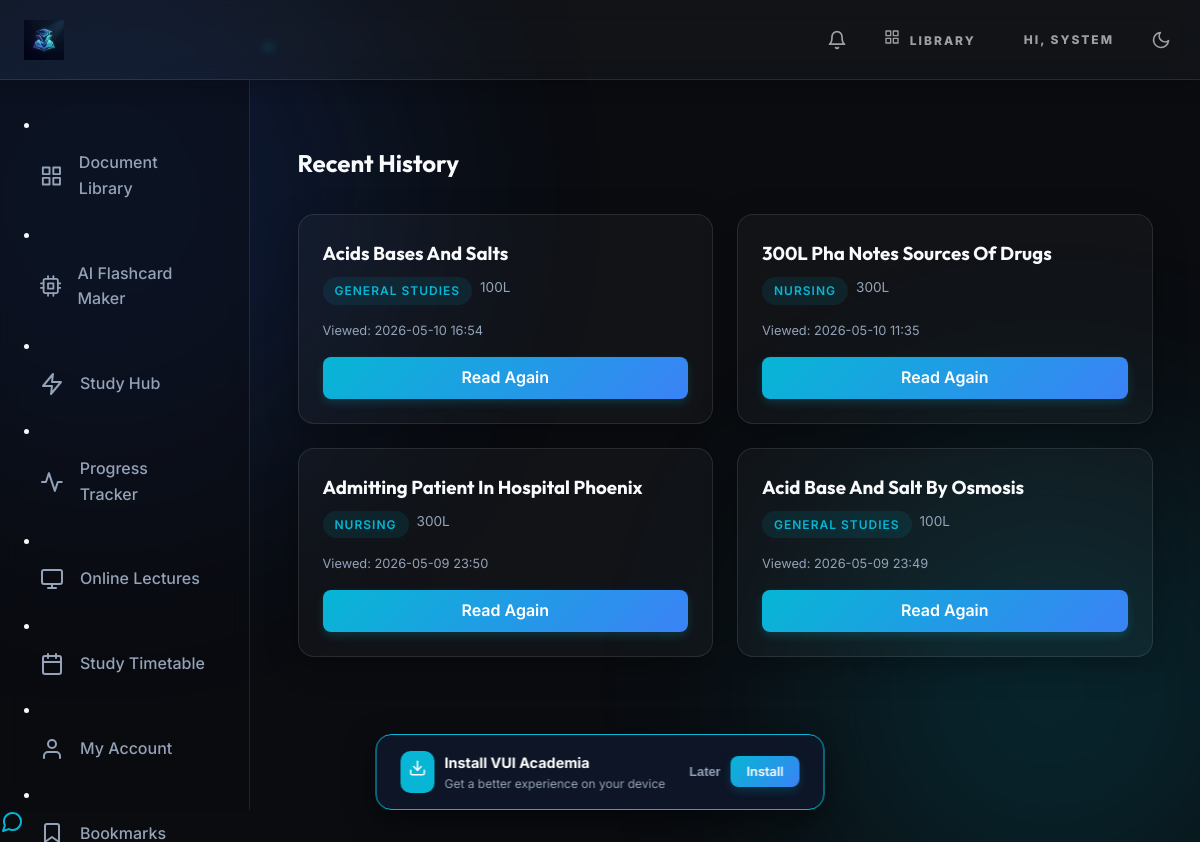
Page /recent (signed in) on the committed database.
### models.py (models this page shows, shortened)
class User(UserMixin, db.Model):
    id = db.Column(db.Integer, primary_key=True)
    full_name = db.Column(db.String(150), nullable=False)
    matric_number = db.Column(db.String(50), unique=True, nullable=False)
    email = db.Column(db.String(150), unique=True, nullable=True)
    password_hash = db.Column(db.String(256), nullable=False)
    profile_picture = db.Column(db.String(255), default='default.png')
    is_admin = db.Column(db.Boolean, default=False)
    department = db.Column(db.String(100), nullable=True)
    trial_start_date = db.Column(db.DateTime, default=datetime.utcnow)
    subscription_status = db.Column(db.String(50), default='trial') # 'trial', 'expired', 'active'
    streak_days = db.Column(db.Integer, default=0)
    role = db.Column(db.String(20), default='student') # 'student', 'lecturer', 'admin'
    security_question = db.Column(db.String(255), nullable=True)
    security_answer = db.Column(db.String(255), nullable=True)
    bookmarks = db.relationship('Bookmark', backref='user', lazy=True)
    flashcard_decks = db.relationship('FlashcardDeck', backref='author', lazy=True)
    registered_courses = db.relationship('UserCourse', backref='user', lazy=True)
    timetable_entries = db.relationship('TimetableEntry', backref='user', lazy=True)
    notifications = db.relationship('Notification', backref='user', lazy=True)

class Document(db.Model):
    id = db.Column(db.Integer, primary_key=True)
    title = db.Column(db.String(255), nullable=False)
    filename = db.Column(db.String(255), nullable=False)
    department = db.Column(db.String(100), nullable=False)
    level = db.Column(db.Integer, nullable=False)
    uploader_id = db.Column(db.Integer, db.ForeignKey('user.id'), nullable=True)
    upload_date = db.Column(db.DateTime, default=datetime.utcnow)
    bookmarks = db.relationship('Bookmark', backref='document', lazy=True)
    reviews = db.relationship('Review', backref='document', lazy=True, cascade="all, delete-orphan")

class RecentView(db.Model):
    id = db.Column(db.Integer, primary_key=True)
    user_id = db.Column(db.Integer, db.ForeignKey('user.id'), nullable=False)
    document_id = db.Column(db.Integer, db.ForeignKey('document.id'), nullable=False)
    viewed_at = db.Column(db.DateTime, default=datetime.utcnow)
    time_spent = db.Column(db.Integer, default=0) # in seconds
    document = db.relationship('Document', backref='recent_views', lazy=True)

### app.py (the view)
@app.route('/recent')
@login_required
def recent_history():
    recent_views = RecentView.query.filter_by(user_id=current_user.id).order_by(RecentView.viewed_at.desc()).all()
    return render_template('recent.html', recent_views=recent_views)

### app.py (called while the page is built)
@login_manager.user_loader
def load_user(user_id):
    return User.query.get(int(user_id))

@app.context_processor
def inject_notifications():
    if current_user.is_authenticated:
        individual = Notification.query.filter_by(user_id=current_user.id).all()
        user_subjects = [c.subject for c in current_user.registered_courses]
        general = Notification.query.filter(Notification.course_subject.in_(user_subjects)).all()
        all_notifs = sorted(individual + general, key=lambda x: x.created_at, reverse=True)
        unread_count = len([n for n in individual if not n.is_read]) # General are always "new" for display
        return dict(all_notifs=all_notifs, unread_count=unread_count)
    return dict(all_notifs=[], unread_count=0)

@app.context_processor
def inject_app_reviews():
    if current_user.is_authenticated:
        app_reviews_list = AppReview.query.order_by(AppReview.created_at.desc()).all()
        avg_app_rating = 0
        if app_reviews_list:
            avg_app_rating = sum(r.rating for r in app_reviews_list) / len(app_reviews_list)
        avg_app_rating = round(avg_app_rating, 1)
        user_app_review = AppReview.query.filter_by(user_id=current_user.id).first()
        return dict(app_reviews=app_reviews_list, avg_app_rating=avg_app_rating, user_app_review=user_app_review)
    return dict(app_reviews=[], avg_app_rating=0, user_app_review=None)

### templates/recent.html (shortened to what this page needs)
{% extends "base.html" %}
{% block content %}
<div class="container scale-up">
    <div style="display: flex; justify-content: space-between; align-items: center; margin-bottom: 2rem;">
        <h2>Recent History</h2>
    </div>
    {% if recent_views %}
    <div class="document-grid" style="display: grid; grid-template-columns: repeat(auto-fill, minmax(300px, 1fr)); gap: 1.5rem;">
        {% for rv in recent_views %}
            {% set doc = rv.document %}
            <div class="document-card glass-panel" style="padding: 1.5rem; display: flex; flex-direction: column; justify-content: space-between;">
                <div>
                    <h3 style="margin-bottom: 0.5rem;">{{ doc.title }}</h3>
                    <div style="display: flex; gap: 0.5rem; margin-bottom: 1rem; font-size: 0.85rem;">
                        <span class="doc-badge">{{ doc.department }}</span>
                        <span style="color: var(--text-muted);">{{ doc.level }}L</span>
                    </div>
                    <div style="font-size: 0.8rem; color: var(--text-muted); margin-bottom: 1rem;">
                        Viewed: {{ rv.viewed_at.strftime('%Y-%m-%d %H:%M') }}
                    </div>
                </div>
                <div style="display: flex; gap: 0.5rem; flex-wrap: wrap;">
                    <a href="{{ url_for('view_document', doc_id=doc.id) }}" class="btn btn-primary" style="flex: 1; text-align: center; padding: 0.5rem;">Read Again</a>
                </div>
            </div>
        {% endfor %}
    </div>
    {% endif %}
</div>
{% endblock %}

### templates/base.html (shortened to what this page needs)
<!DOCTYPE html>
<html lang="en">
<head>
    <link rel="stylesheet" href="{{ url_for('static', filename='css/index.css') }}">
</head>
<body>
    <header class="header">
        <div class="header-cover">
            <a href="{{ url_for('index') }}" class="brand">
                <img src="{{ url_for('static', filename='img/logo.png') }}" alt="VUI Logo">
                <span class="brand-text">VUI ACADEMIA<span class="brand-dot">.</span></span>
            </a>
            <div class="header-actions">
                {% if current_user.is_authenticated %}
                    <button onclick="document.getElementById('notif-modal').style.display='flex'" class="icon-btn" style="position: relative;">
                        <i data-feather="bell" style="width: 20px; height: 20px;"></i>
                        {% set unread_count = current_user.notifications|rejectattr('is_read')|list|length %}
                    </button>
                    <a href="{{ url_for('dashboard') }}" class="header-link" style="margin-right: 1rem;"><i data-feather="grid" style="width: 16px; height: 16px; margin-right: 0.3rem;"></i> Library</a>
                    <span class="header-link">HI, {{ current_user.full_name.split()[0] | upper }}</span>
                {% else %}
                    <a href="{{ url_for('login') }}" class="header-link" style="color: #06b6d4;">Login</a>
                    <a href="{{ url_for('register') }}" class="header-link" style="color: #06b6d4;">Register</a>
                {% endif %}
                <button id="theme-toggle" class="icon-btn" aria-label="Toggle Theme">
                    <i data-feather="moon" id="theme-icon" style="width: 20px; height: 20px;"></i>
                </button>
            </div>
        </div>
    </header>
    <div class="app-container">
        {% if current_user.is_authenticated %}
        <aside class="global-sidebar slide-in-left">
            <div class="sidebar-nav">
                <li><a href="{{ url_for('dashboard') }}" class="{% if request.endpoint == 'dashboard' %}active{% endif %}"><i data-feather="grid"></i> Document Library</a></li>
                <li><a href="{{ url_for('ai_generator') }}" class="{% if request.endpoint == 'ai_generator' %}active{% endif %}"><i data-feather="cpu"></i> AI Flashcard Maker</a></li>
                <li><a href="{{ url_for('study_hub') }}" class="{% if request.endpoint == 'study_hub' %}active{% endif %}"><i data-feather="zap"></i> Study Hub</a></li>
                <li><a href="{{ url_for('progress_tracker') }}" class="{% if request.endpoint == 'progress_tracker' %}active{% endif %}"><i data-feather="activity"></i> Progress Tracker</a></li>
                <li><a href="{{ url_for('lectures') }}" class="{% if request.endpoint == 'lectures' %}active{% endif %}"><i data-feather="monitor"></i> Online Lectures</a></li>
                <li><a href="{{ url_for('timetable') }}" class="{% if request.endpoint == 'timetable' %}active{% endif %}"><i data-feather="calendar"></i> Study Timetable</a></li>
                <li><a href="{{ url_for('profile') }}" class="{% if request.endpoint == 'profile' %}active{% endif %}"><i data-feather="user"></i> My Account</a></li>
                <li><a href="{{ url_for('bookmarks_view') }}" class="{% if request.endpoint == 'bookmarks_view' %}active{% endif %}"><i data-feather="bookmark"></i> Bookmarks</a></li>
            </div>
        </aside>
        {% endif %}
        <main class="main-content fade-in">
            {% block content %}{% endblock %}
        </main>
    </div>
    <a href="https://wa.me/2349132921718" class="whatsapp-float" target="_blank" title="Chat with Admin">
        <i data-feather="message-circle"></i>
    </a>
                {% set all_notifs = current_user.notifications|sort(attribute='created_at', reverse=True) %}
    <div id="pwa-install-banner">
        <div style="display: flex; align-items: center; gap: 10px;">
            <div style="background: var(--accent-cyan); padding: 8px; border-radius: 10px;">
                <i data-feather="download" style="width: 18px; height: 18px; color: white;"></i>
            </div>
            <div>
                <div style="font-weight: 700; font-size: 0.9rem; color: white;">Install VUI Academia</div>
                <div style="font-size: 0.75rem; color: var(--text-muted);">Get a better experience on your device</div>
            </div>
        </div>
        <div style="display: flex; gap: 10px;">
            <button id="pwa-cancel" style="background: none; border: none; color: var(--text-muted); cursor: pointer; font-size: 0.8rem; font-weight: 600;">Later</button>
            <button id="pwa-install-btn" class="btn btn-primary" style="padding: 0.5rem 1rem; font-size: 0.8rem;">Install</button>
        </div>
    </div>
</body>
</html>

### templates/base.html (style rules this page uses)
#pwa-install-banner { position: fixed; bottom: 2rem; left: 50%; transform: translateX(-50%) translateY(150%); background: rgba(15, 23, 42, 0.9); backdrop-filter: blur(20px); border: 1px solid var(--accent-cyan); padding: 1rem 1.5rem; border-radius: 16px; display: flex; align-items: center; gap: 1.5rem; z-index: 9999; box-shadow: 0 10px 30px rgba(0,0,0,0.5); transition: transform 0.5s cubic-bezier(0.175, 0.885, 0.32, 1.275); width: max-content; max-width: 90vw; }
#pwa-install-banner.show { transform: translateX(-50%) translateY(0); }

### rows in the picture
User: full_name "SYSTEM"
RecentView: viewed_at "2026-05-10 16:54"
Document: title "Acids Bases And Salts", department "GENERAL STUDIES", level "100"
RecentView: viewed_at "2026-05-10 11:35"
Document: title "300L Pha Notes Sources Of Drugs", department "NURSING", level "300"
RecentView: viewed_at "2026-05-09 23:50"
Document: title "Admitting Patient In Hospital Phoenix", department "NURSING", level "300"
RecentView: viewed_at "2026-05-09 23:49"
Document: title "Acid Base And Salt By Osmosis", department "GENERAL STUDIES", level "100"
